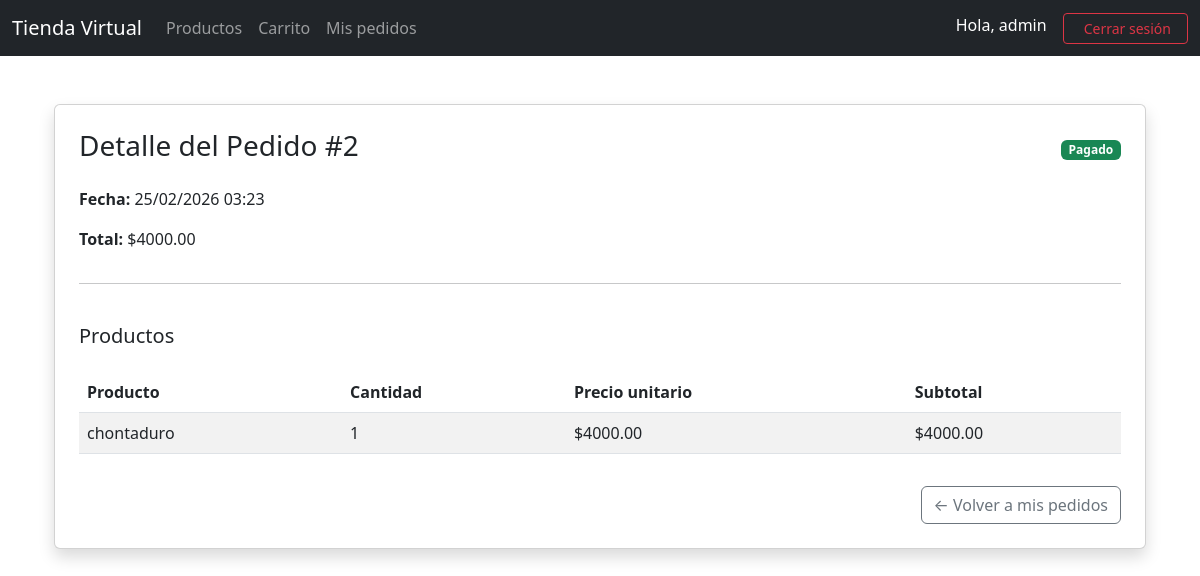
The app's page /pedidos/detalle/2/ (signed in) with its own data.
### pedidos/models.py (models this page shows, shortened)
class Pedido(models.Model):
    ESTADOS = [('Pagado', 'Pagado'), ('Pendiente', 'Pendiente'), ('Cancelado', 'Cancelado'),]
    usuario = models.ForeignKey(User, on_delete=models.CASCADE, related_name='pedidos')
    fecha = models.DateTimeField(auto_now_add=True)
    total = models.DecimalField(max_digits=10, decimal_places=2)
    estado = models.CharField(max_length=20, choices=ESTADOS, default='Pagado')

class DetallePedido(models.Model):
    pedido = models.ForeignKey(Pedido, related_name='detalles', on_delete=models.CASCADE)
    producto = models.ForeignKey(Producto, on_delete=models.SET_NULL, null=True)
    cantidad = models.PositiveIntegerField()
    precio = models.DecimalField(max_digits=10, decimal_places=2)
    def subtotal(self):
        return self.cantidad * self.precio

### productos/models.py (models this page shows, shortened)
class Producto(models.Model):
    nombre = models.CharField(max_length=200)
    descripcion = models.TextField()
    precio = models.DecimalField(max_digits=10, decimal_places=2)
    imagen = models.ImageField(upload_to='productos/')
    stock = models.PositiveIntegerField(default=0)
    activo = models.BooleanField(default=True)
    '''El método save ya está creado por defecto en Django, aquí lo estamos sobreescribiendo de acuerdo con
    la regla activo o inactivo que depende del stock'''
    def save(self, *args, **kwargs):
        if self.stock == 0:
            self.activo = False
        super().save(*args, **kwargs)

### pedidos/views.py (the view)
# urls.py: path('detalle/<int:pedido_id>/', views.detalle_pedido, name='detalle_pedido'),
@login_required
def detalle_pedido(request, pedido_id):
    pedido = get_object_or_404(Pedido, id=pedido_id, usuario=request.user)
    return render(request, 'pedidos/detalle_pedido.html', {'pedido': pedido})

### carrito/context_processors.py (called while the page is built)
def carrito_total(request):
    if request.user.is_authenticated:
        total_items = ItemCarrito.objects.filter(usuario=request.user).count()
    else:
        total_items = 0
    return {
        'carrito_total_items': total_items
    }

### pedidos/templates/pedidos/detalle_pedido.html
{% extends 'core/base.html' %}
{% block content %}
<div class="container mt-5">
    <div class="card shadow p-4">
        <div class="d-flex justify-content-between align-items-center mb-3">
            <h3>Detalle del Pedido #{{ pedido.id }}</h3>
            <span class="badge bg-success">
                {{ pedido.estado }}
            </span>
        </div>
        <p><strong>Fecha:</strong> {{ pedido.fecha|date:"d/m/Y H:i" }}</p>
        <p><strong>Total:</strong> ${{ pedido.total }}</p>
        <hr>
        <h5 class="mt-4">Productos</h5>
        <table class="table table-striped mt-3">
            <thead>
                <tr>
                    <th>Producto</th>
                    <th>Cantidad</th>
                    <th>Precio unitario</th>
                    <th>Subtotal</th>
                </tr>
            </thead>
            <tbody>
                {% for detalle in pedido.detalles.all %}
                    <tr>
                        <td>{{ detalle.producto.nombre }}</td>
                        <td>{{ detalle.cantidad }}</td>
                        <td>${{ detalle.precio }}</td>
                        <td>${{ detalle.subtotal }}</td>
                    </tr>
                {% endfor %}
            </tbody>
        </table>
        <div class="text-end mt-3">
            <a href="{% url 'mis_pedidos' %}" class="btn btn-outline-secondary"> ← Volver a mis pedidos </a>
        </div>
    </div>
</div>
{% endblock %}

### core/templates/core/base.html (shortened to what this page needs)
{% load static %}
<!DOCTYPE html>
<html lang="es">
<head>
    <link href="https://cdn.jsdelivr.net/npm/bootstrap@5.3.0/dist/css/bootstrap.min.css"
          rel="stylesheet">
</head>
<body>
<nav class="navbar navbar-expand-lg navbar-dark bg-dark">
    <div class="container-fluid">
        <a class="navbar-brand" href="#">Tienda Virtual</a>
        <div class="collapse navbar-collapse">
            <ul class="navbar-nav me-auto">
                <li class="nav-item">
                    <a class="nav-link" href="/productos/">Productos</a>
                </li>
                <li class="nav-item">
                    <a class="nav-link position-relative" href="{% url 'ver_carrito' %}">
                    Carrito
                    </a>
                </li>
                <a class="nav-link" href="{% url 'mis_pedidos' %}">
                    Mis pedidos
                </a>
            </ul>
            <ul class="navbar-nav">
                {% if user.is_authenticated %}
                    <li class="nav-item">
                        <span class="navbar-text text-white me-3">
                            Hola, {{ user.username }}
                        </span>
                    </li>
                    <li class="nav-item">
                        <form action="{% url 'logout' %}" method="post" class="d-inline">
                            <button type="submit" class="btn btn-outline-danger btn-sm px-3">
                                 Cerrar sesión
                            </button>
                        </form>
                    </li>
                {% endif %}
            </ul>
        </div>
    </div>
</nav>
<div class="container mt-5">
    {% block content %}
    {% endblock %}
</div>
</body>
</html>

### records on screen
Pedido: id "2", estado "Pagado", fecha "25/02/2026 03:23", total "4000.00"
DetallePedido: producto.nombre "chontaduro", cantidad "1", precio "4000.00", subtotal "4000.00"

### other values on screen
{{ user.username }} "admin"
